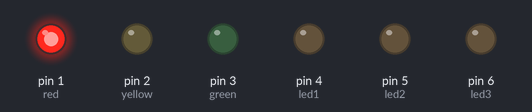
A sketch run on a simulated Arduino Uno, built with avr-gcc and run on an emulated ATmega328P. Parts: output pins drawn as LEDs (lit = HIGH).

Above: at 0.05 s.
At 0.4 s:
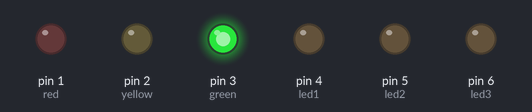
At 9.8 s:
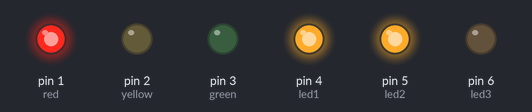
At 19.67 s:
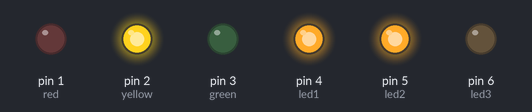
At 39.3 s:
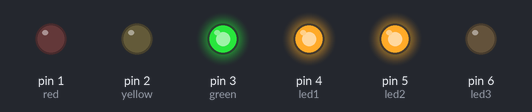
Timing chart, 0 to 40.0 s (numbered marks = the images above):
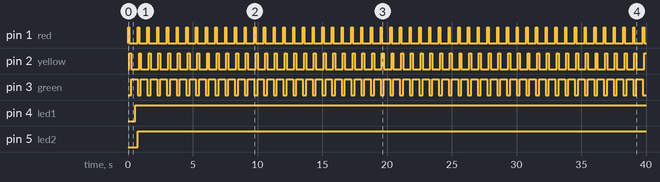

Measured:
- by itself, pin 1 (red): alternates HIGH for 0.10 s and LOW for 0.65 s
- by itself, pin 2 (yellow): alternates HIGH for 0.15 s and LOW for 0.60 s
- by itself, pin 3 (green): alternates HIGH for 0.50 s and LOW for 0.25 s
- by itself, pin 4 (led1): LOW → HIGH at 0.55 s
- by itself, pin 5 (led2): LOW → HIGH at 0.75 s

The sketch:

TRAFFIC.ino
```cpp
const int red=1;
const int yellow=2;
const int green=3;
const int led1=4;
const int led2=5;
const int led3=6;

void setup() {
 pinMode(red,OUTPUT);
 pinMode(yellow,OUTPUT);
 pinMode(green,OUTPUT);
 pinMode(led1,OUTPUT);
 pinMode(led2,OUTPUT);
 pinMode(led3,OUTPUT);
  // put your setup code here, to run once:

}

void loop() {
  digitalWrite(red,HIGH);
  digitalWrite(yellow,LOW);
  digitalWrite(green,LOW);
  delay(100);
  digitalWrite(red,LOW);
  digitalWrite(yellow,HIGH);
  digitalWrite(green,LOW);
  delay(150);
    digitalWrite(red,LOW);
  digitalWrite(yellow,LOW);
  digitalWrite(green,HIGH);
  delay(150);
  delay(150);
    digitalWrite(led1,HIGH);

  delay(200);
  digitalWrite(led2,HIGH);
  // put your main code here, to run repeatedly:

}
```
